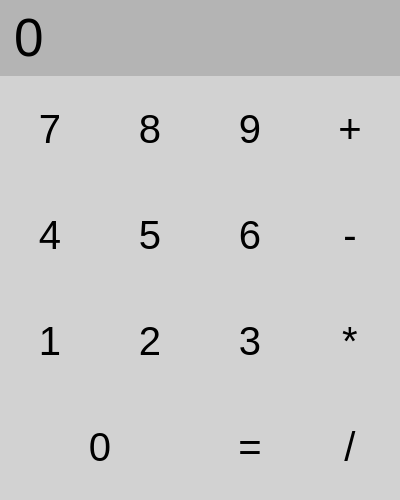
<?xml version="1.0" encoding="UTF-8"?>
<ui version="4.0">
 <class>MainWindow</class>
 <widget class="QMainWindow" name="MainWindow">
  <property name="geometry">
   <rect>
    <x>0</x>
    <y>0</y>
    <width>400</width>
    <height>500</height>
   </rect>
  </property>
  <property name="font">
   <font>
    <pointsize>30</pointsize>
   </font>
  </property>
  <property name="windowTitle">
   <string>Калькулятор</string>
  </property>
  <property name="styleSheet">
   <string notr="true"/>
  </property>
  <widget class="QWidget" name="centralwidget">
   <widget class="QLabel" name="label">
    <property name="geometry">
     <rect>
      <x>0</x>
      <y>0</y>
      <width>400</width>
      <height>76</height>
     </rect>
    </property>
    <property name="font">
     <font>
      <family>Tahoma</family>
      <pointsize>40</pointsize>
      <weight>50</weight>
      <italic>false</italic>
      <bold>false</bold>
     </font>
    </property>
    <property name="styleSheet">
     <string notr="true">background-color: rgb(180, 180, 180);
color: #000000;
padding: 1px</string>
    </property>
    <property name="text">
     <string>0</string>
    </property>
   </widget>
   <widget class="QPushButton" name="pushButton_0">
    <property name="geometry">
     <rect>
      <x>0</x>
      <y>394</y>
      <width>200</width>
      <height>106</height>
     </rect>
    </property>
    <property name="font">
     <font>
      <family>Tahoma</family>
      <pointsize>30</pointsize>
     </font>
    </property>
    <property name="styleSheet">
     <string notr="true">QPushButton {
	background-color: rgb(210, 210, 210);
	border: solid
}

QPushButton:hover{
	background-color: rgb(205, 205, 205);
}

QPushButton:pressed{
	background-color: rgb(193, 193, 193);
}</string>
    </property>
    <property name="text">
     <string>0</string>
    </property>
   </widget>
   <widget class="QPushButton" name="pushButton_1">
    <property name="geometry">
     <rect>
      <x>0</x>
      <y>288</y>
      <width>100</width>
      <height>106</height>
     </rect>
    </property>
    <property name="font">
     <font>
      <family>Tahoma</family>
      <pointsize>30</pointsize>
     </font>
    </property>
    <property name="styleSheet">
     <string notr="true">QPushButton {
	background-color: rgb(210, 210, 210);
	border: solid
}

QPushButton:hover{
	background-color: rgb(205, 205, 205);
}

QPushButton:pressed{
	background-color: rgb(193, 193, 193);
}</string>
    </property>
    <property name="text">
     <string>1</string>
    </property>
   </widget>
   <widget class="QPushButton" name="pushButton_2">
    <property name="geometry">
     <rect>
      <x>100</x>
      <y>288</y>
      <width>100</width>
      <height>106</height>
     </rect>
    </property>
    <property name="font">
     <font>
      <family>Tahoma</family>
      <pointsize>30</pointsize>
     </font>
    </property>
    <property name="styleSheet">
     <string notr="true">QPushButton {
	background-color: rgb(210, 210, 210);
	border: solid
}

QPushButton:hover{
	background-color: rgb(205, 205, 205);
}

QPushButton:pressed{
	background-color: rgb(193, 193, 193);
}</string>
    </property>
    <property name="text">
     <string>2</string>
    </property>
   </widget>
   <widget class="QPushButton" name="pushButton_3">
    <property name="geometry">
     <rect>
      <x>200</x>
      <y>288</y>
      <width>100</width>
      <height>106</height>
     </rect>
    </property>
    <property name="font">
     <font>
      <family>Tahoma</family>
      <pointsize>30</pointsize>
     </font>
    </property>
    <property name="styleSheet">
     <string notr="true">QPushButton {
	background-color: rgb(210, 210, 210);
	border: solid
}

QPushButton:hover{
	background-color: rgb(205, 205, 205);
}

QPushButton:pressed{
	background-color: rgb(193, 193, 193);
}</string>
    </property>
    <property name="text">
     <string>3</string>
    </property>
   </widget>
   <widget class="QPushButton" name="pushButton_5">
    <property name="geometry">
     <rect>
      <x>100</x>
      <y>182</y>
      <width>100</width>
      <height>106</height>
     </rect>
    </property>
    <property name="font">
     <font>
      <family>Tahoma</family>
      <pointsize>30</pointsize>
     </font>
    </property>
    <property name="styleSheet">
     <string notr="true">QPushButton {
	background-color: rgb(210, 210, 210);
	border: solid
}

QPushButton:hover{
	background-color: rgb(205, 205, 205);
}

QPushButton:pressed{
	background-color: rgb(193, 193, 193);
}</string>
    </property>
    <property name="text">
     <string>5</string>
    </property>
   </widget>
   <widget class="QPushButton" name="pushButton_4">
    <property name="geometry">
     <rect>
      <x>0</x>
      <y>182</y>
      <width>100</width>
      <height>106</height>
     </rect>
    </property>
    <property name="font">
     <font>
      <family>Tahoma</family>
      <pointsize>30</pointsize>
     </font>
    </property>
    <property name="styleSheet">
     <string notr="true">QPushButton {
	background-color: rgb(210, 210, 210);
	border: solid
}

QPushButton:hover{
	background-color: rgb(205, 205, 205);
}

QPushButton:pressed{
	background-color: rgb(193, 193, 193);
}</string>
    </property>
    <property name="text">
     <string>4</string>
    </property>
   </widget>
   <widget class="QPushButton" name="pushButton_6">
    <property name="geometry">
     <rect>
      <x>200</x>
      <y>182</y>
      <width>100</width>
      <height>106</height>
     </rect>
    </property>
    <property name="font">
     <font>
      <family>Tahoma</family>
      <pointsize>30</pointsize>
     </font>
    </property>
    <property name="styleSheet">
     <string notr="true">QPushButton {
	background-color: rgb(210, 210, 210);
	border: solid
}

QPushButton:hover{
	background-color: rgb(205, 205, 205);
}

QPushButton:pressed{
	background-color: rgb(193, 193, 193);
}</string>
    </property>
    <property name="text">
     <string>6</string>
    </property>
   </widget>
   <widget class="QPushButton" name="pushButton_9">
    <property name="geometry">
     <rect>
      <x>200</x>
      <y>76</y>
      <width>100</width>
      <height>106</height>
     </rect>
    </property>
    <property name="font">
     <font>
      <family>Tahoma</family>
      <pointsize>30</pointsize>
     </font>
    </property>
    <property name="styleSheet">
     <string notr="true">QPushButton {
	background-color: rgb(210, 210, 210);
	border: solid
}

QPushButton:hover{
	background-color: rgb(205, 205, 205);
}

QPushButton:pressed{
	background-color: rgb(193, 193, 193);
}</string>
    </property>
    <property name="text">
     <string>9</string>
    </property>
   </widget>
   <widget class="QPushButton" name="pushButton_8">
    <property name="geometry">
     <rect>
      <x>100</x>
      <y>76</y>
      <width>100</width>
      <height>106</height>
     </rect>
    </property>
    <property name="font">
     <font>
      <family>Tahoma</family>
      <pointsize>30</pointsize>
      <weight>50</weight>
      <bold>false</bold>
     </font>
    </property>
    <property name="styleSheet">
     <string notr="true">QPushButton {
	background-color: rgb(210, 210, 210);
	border: solid
}

QPushButton:hover{
	background-color: rgb(205, 205, 205);
}

QPushButton:pressed{
	background-color: rgb(193, 193, 193);
}</string>
    </property>
    <property name="text">
     <string>8</string>
    </property>
   </widget>
   <widget class="QPushButton" name="pushButton_7">
    <property name="geometry">
     <rect>
      <x>0</x>
      <y>76</y>
      <width>100</width>
      <height>106</height>
     </rect>
    </property>
    <property name="font">
     <font>
      <family>Tahoma</family>
      <pointsize>30</pointsize>
      <weight>50</weight>
      <bold>false</bold>
     </font>
    </property>
    <property name="styleSheet">
     <string notr="true">QPushButton {
	background-color: rgb(210, 210, 210);
	border: solid
}

QPushButton:hover{
	background-color: rgb(205, 205, 205);
}

QPushButton:pressed{
	background-color: rgb(193, 193, 193);
}</string>
    </property>
    <property name="text">
     <string>7</string>
    </property>
   </widget>
   <widget class="QPushButton" name="pushButton_10">
    <property name="geometry">
     <rect>
      <x>300</x>
      <y>182</y>
      <width>100</width>
      <height>106</height>
     </rect>
    </property>
    <property name="font">
     <font>
      <family>Tahoma</family>
      <pointsize>30</pointsize>
     </font>
    </property>
    <property name="styleSheet">
     <string notr="true">QPushButton {
	background-color: rgb(210, 210, 210);
	border: solid
}

QPushButton:hover{
	background-color: rgb(205, 205, 205);
}

QPushButton:pressed{
	background-color: rgb(193, 193, 193);
}</string>
    </property>
    <property name="text">
     <string>-</string>
    </property>
   </widget>
   <widget class="QPushButton" name="pushButton_11">
    <property name="geometry">
     <rect>
      <x>300</x>
      <y>288</y>
      <width>100</width>
      <height>106</height>
     </rect>
    </property>
    <property name="font">
     <font>
      <family>Tahoma</family>
      <pointsize>30</pointsize>
     </font>
    </property>
    <property name="styleSheet">
     <string notr="true">QPushButton {
	background-color: rgb(210, 210, 210);
	border: solid
}

QPushButton:hover{
	background-color: rgb(205, 205, 205);
}

QPushButton:pressed{
	background-color: rgb(193, 193, 193);
}</string>
    </property>
    <property name="text">
     <string>*</string>
    </property>
   </widget>
   <widget class="QPushButton" name="pushButton_12">
    <property name="geometry">
     <rect>
      <x>300</x>
      <y>76</y>
      <width>100</width>
      <height>106</height>
     </rect>
    </property>
    <property name="font">
     <font>
      <family>Tahoma</family>
      <pointsize>30</pointsize>
     </font>
    </property>
    <property name="styleSheet">
     <string notr="true">QPushButton {
	background-color: rgb(210, 210, 210);
	border: solid
}

QPushButton:hover{
	background-color: rgb(205, 205, 205);
}

QPushButton:pressed{
	background-color: rgb(193, 193, 193);
}</string>
    </property>
    <property name="text">
     <string>+</string>
    </property>
   </widget>
   <widget class="QPushButton" name="pushButton_13">
    <property name="geometry">
     <rect>
      <x>300</x>
      <y>394</y>
      <width>100</width>
      <height>106</height>
     </rect>
    </property>
    <property name="font">
     <font>
      <family>Tahoma</family>
      <pointsize>30</pointsize>
     </font>
    </property>
    <property name="styleSheet">
     <string notr="true">QPushButton {
	background-color: rgb(210, 210, 210);
	border: solid
}

QPushButton:hover{
	background-color: rgb(205, 205, 205);
}

QPushButton:pressed{
	background-color: rgb(193, 193, 193);
}</string>
    </property>
    <property name="text">
     <string>/</string>
    </property>
   </widget>
   <widget class="QPushButton" name="pushButton_14">
    <property name="geometry">
     <rect>
      <x>200</x>
      <y>394</y>
      <width>100</width>
      <height>106</height>
     </rect>
    </property>
    <property name="font">
     <font>
      <family>Tahoma</family>
      <pointsize>30</pointsize>
     </font>
    </property>
    <property name="styleSheet">
     <string notr="true">QPushButton {
	background-color: rgb(210, 210, 210);
	border: solid
}

QPushButton:hover{
	background-color: rgb(205, 205, 205);
}

QPushButton:pressed{
	background-color: rgb(193, 193, 193);
}</string>
    </property>
    <property name="text">
     <string>=</string>
    </property>
   </widget>
  </widget>
 </widget>
 <resources/>
 <connections/>
</ui>
